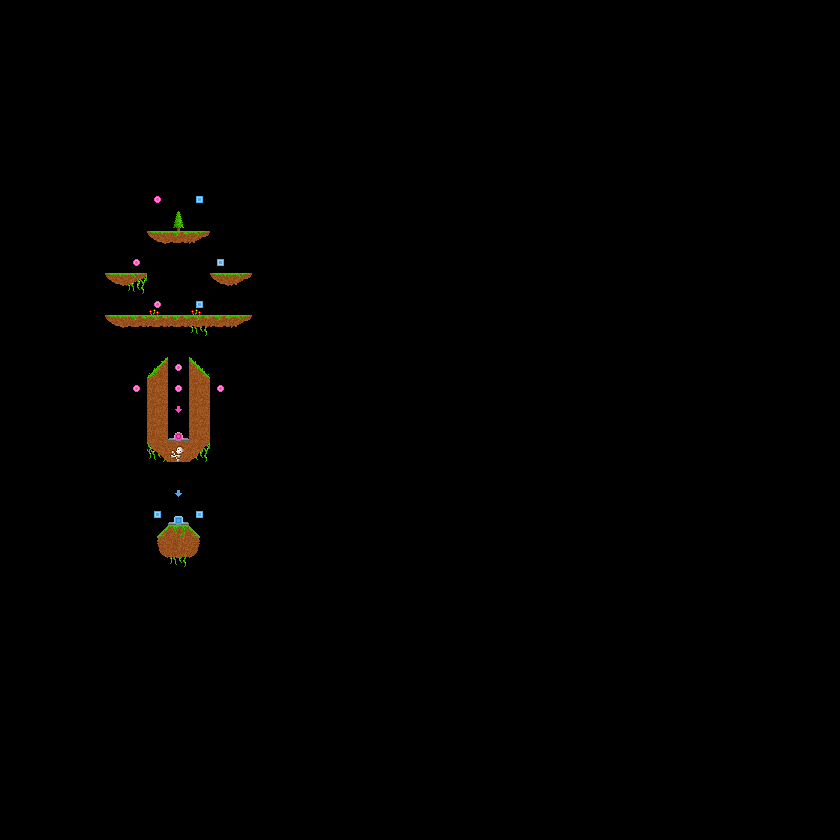

The image is a tile-based game level rendered from a .tmx file. Its description and source (layers, tilesets, objects; grid data summarised) follow:
An orthogonal 40x40 tile map with 21x21 px tiles, 2 tile layers (Background, Foreground) and 26 objects.

<map version="1.0" orientation="orthogonal" width="40" height="40" tilewidth="21" tileheight="21">
 <properties>
  <property name="player1_pos" value="9,10" />
  <property name="player2_pos" value="7,10" />
  <property name="scale" value="3" />
 </properties>
 <tileset firstgid="1" source="../images/tiles.tsx" />
 <layer name="Background" width="40" height="40">
  <data>[1600 cells, 10 non-empty, 5 distinct tile ids]</data>
 </layer>
 <layer name="Foreground" width="40" height="40">
  <properties>
   <property name="physics" value="true" />
  </properties>
  <data>[1600 cells, 45 non-empty, 19 distinct tile ids]</data>
 </layer>
 <objectgroup name="Physics" width="40" height="40">
  <object x="147" y="231">
   <polygon points="0,0 63,0 46,12 15,12" />
  </object>
  <object x="105" y="273">
   <polygon points="0,0 42,0 30,9 10,12" />
  </object>
  <object x="105" y="315">
   <polygon points="0,0 21,0 21,13" />
  </object>
  <object x="231" y="315">
   <polygon points="0,0 21,0 0,12" />
  </object>
  <object x="147" y="315">
   <polygon points="-20,0 84,0 84,12 -21,12" />
  </object>
  <object x="210" y="273">
   <polygon points="0,0 42,0 23,12 6,8" />
  </object>
  <object x="147" y="357">
   <polygon points="0,21 0,84 22,106 21,0" />
  </object>
  <object x="189" y="378">
   <polygon points="1,85 21,64 20,0 0,-21" />
  </object>
  <object x="168" y="441" width="21" height="21" />
  <object x="168" y="525">
   <polygon points="0,0 -11,13 -9,28 1,33 21,33 29,27 31,12 21,0" />
  </object>
 </objectgroup>
 <objectgroup name="Triggers" width="40" height="40">
  <object x="168" y="504" width="21" height="21">
   <properties>
    <property name="player" value="square" />
    <property name="type" value="Goal" />
   </properties>
  </object>
  <object x="168" y="420" width="21" height="21">
   <properties>
    <property name="player" value="circle" />
    <property name="type" value="Goal" />
   </properties>
  </object>
  <object x="193" y="200">
   <properties>
    <property name="amplitude" value="1" />
    <property name="on_enter" value="coin_enter" />
    <property name="on_update" value="bounce_animation" />
    <property name="player" value="square" />
    <property name="tile_layer" value="Foreground" />
   </properties>
   <polygon points="2,-1 4,-5 10,-4 10,0 5,4" />
  </object>
  <object x="214" y="262">
   <properties>
    <property name="amplitude" value="1" />
    <property name="on_enter" value="coin_enter" />
    <property name="on_update" value="bounce_animation" />
    <property name="player" value="square" />
    <property name="tile_layer" value="Foreground" />
   </properties>
   <polygon points="2,-1 4,-5 10,-4 10,0 5,4" />
  </object>
  <object x="194" y="306">
   <properties>
    <property name="amplitude" value="1" />
    <property name="on_enter" value="coin_enter" />
    <property name="on_update" value="bounce_animation" />
    <property name="player" value="square" />
    <property name="tile_layer" value="Foreground" />
   </properties>
   <polygon points="2,-1 4,-5 10,-4 10,0 5,4" />
  </object>
  <object x="193" y="515">
   <properties>
    <property name="amplitude" value="1" />
    <property name="on_enter" value="coin_enter" />
    <property name="on_update" value="bounce_animation" />
    <property name="player" value="square" />
    <property name="tile_layer" value="Foreground" />
   </properties>
   <polygon points="2,-1 4,-5 10,-4 10,0 5,4" />
  </object>
  <object x="151" y="515">
   <properties>
    <property name="amplitude" value="1" />
    <property name="on_enter" value="coin_enter" />
    <property name="on_update" value="bounce_animation" />
    <property name="player" value="square" />
    <property name="tile_layer" value="Foreground" />
   </properties>
   <polygon points="2,-1 4,-5 10,-4 10,0 5,4" />
  </object>
  <object x="151" y="200">
   <properties>
    <property name="amplitude" value="1" />
    <property name="on_enter" value="coin_enter" />
    <property name="on_update" value="bounce_animation" />
    <property name="player" value="circle" />
    <property name="tile_layer" value="Foreground" />
   </properties>
   <polygon points="2,-1 4,-5 10,-4 10,0 5,4" />
  </object>
  <object x="130" y="263">
   <properties>
    <property name="amplitude" value="1" />
    <property name="on_enter" value="coin_enter" />
    <property name="on_update" value="bounce_animation" />
    <property name="player" value="circle" />
    <property name="tile_layer" value="Foreground" />
   </properties>
   <polygon points="2,-1 4,-5 10,-4 10,0 5,4" />
  </object>
  <object x="151" y="305">
   <properties>
    <property name="amplitude" value="1" />
    <property name="on_enter" value="coin_enter" />
    <property name="on_update" value="bounce_animation" />
    <property name="player" value="circle" />
    <property name="tile_layer" value="Foreground" />
   </properties>
   <polygon points="2,-1 4,-5 10,-4 10,0 5,4" />
  </object>
  <object x="172" y="390">
   <properties>
    <property name="amplitude" value="1" />
    <property name="on_enter" value="coin_enter" />
    <property name="on_update" value="bounce_animation" />
    <property name="player" value="circle" />
    <property name="tile_layer" value="Foreground" />
   </properties>
   <polygon points="2,-1 4,-5 10,-4 10,0 5,4" />
  </object>
  <object x="172" y="368">
   <properties>
    <property name="amplitude" value="1" />
    <property name="on_enter" value="coin_enter" />
    <property name="on_update" value="bounce_animation" />
    <property name="player" value="circle" />
    <property name="tile_layer" value="Foreground" />
   </properties>
   <polygon points="2,-1 4,-5 10,-4 10,0 5,4" />
  </object>
  <object x="214" y="389">
   <properties>
    <property name="amplitude" value="1" />
    <property name="on_enter" value="coin_enter" />
    <property name="on_update" value="bounce_animation" />
    <property name="player" value="circle" />
    <property name="tile_layer" value="Foreground" />
   </properties>
   <polygon points="2,-1 4,-5 10,-4 10,0 5,4" />
  </object>
  <object x="130" y="389">
   <properties>
    <property name="amplitude" value="1" />
    <property name="on_enter" value="coin_enter" />
    <property name="on_update" value="bounce_animation" />
    <property name="player" value="circle" />
    <property name="tile_layer" value="Foreground" />
   </properties>
   <polygon points="2,-1 4,-5 10,-4 10,0 5,4" />
  </object>
  <object x="173" y="494">
   <properties>
    <property name="amplitude" value="2" />
    <property name="on_update" value="bounce_animation" />
    <property name="tile_layer" value="Background" />
   </properties>
   <polygon points="2,-1 4,-5 10,-4 10,0 5,4" />
  </object>
  <object x="172" y="410">
   <properties>
    <property name="amplitude" value="2" />
    <property name="on_update" value="bounce_animation" />
    <property name="tile_layer" value="Background" />
   </properties>
   <polygon points="2,-1 4,-5 10,-4 10,0 5,4" />
  </object>
 </objectgroup>
</map>
